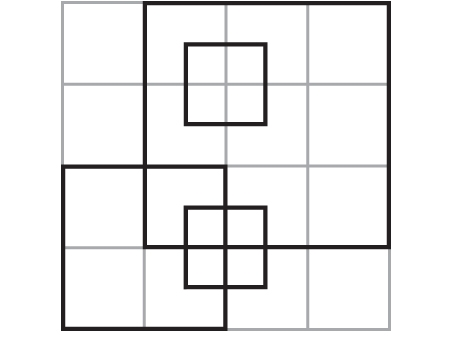
#> input picture HarrisCornersDetection/images/box.jpg, 454 x 353 px
$ jupyter execute --allow-errors HarrisCornerDetectionDemo.ipynb
#> lines starting #> are read from the running program, lines starting #| are printed output that depends on the picture
[cell 1]
import cv2
import skimage
import numpy as np
import matplotlib.pyplot as plt
import matplotlib.image as pltimg
from scipy.ndimage.filters import convolve

[cell 2]
img = cv2.imread('images//box.jpg',2)
#> img: shape (353, 454); min 30, max 255, mean 239.2
print(img.shape)
#| (353, 454)
plt.figure(figsize=(15,15))
plt.imshow(img,cmap="gray")
plt.show()

Steps:
- Load image, convert to grayscale.
- Calculate derivatives of every pixel.
- Setup the structure tensor.
- Calculate R score - harris response values.
- Find edges by finding local maximas

[cell 3]
def linearGaussianKernel(size,sigma=1.0):
    boundary_vals = int(size)//2
    x = np.arange(-boundary_vals,boundary_vals+1)
    normal = 1.0/(2.0*np.pi*sigma**2)
    kernel = np.exp(-((x**2) / (2.0*sigma**2))) * normal
    kernel = np.expand_dims(kernel,axis=0)
    return kernel

def applyBlurring(img,kernel_size=5,sigma=1.0):
    img = img.astype(np.int32)
    img_smoothed_vertical = convolve(img,np.transpose(linearGaussianKernel(kernel_size,sigma)))
    img_smoothed = convolve(img_smoothed_vertical,linearGaussianKernel(kernel_size,sigma)*10)
    img_smoothed = img_smoothed/img_smoothed.max() * 255.0
    return img_smoothed

[cell 4]
def applySobelFiltersXY(img):
    kx = np.array([[-1, 0, 1], [-2, 0, 2], [-1, 0, 1]], np.float32)
    ky = np.array([[1, 2, 1], [0, 0, 0], [-1, -2, -1]], np.float32)
    ix = convolve(img,kx)
    iy = convolve(img,ky)

    return ix,iy

[cell 5]
from skimage.feature import peak_local_max

def findCorners(img, alpha=0.05):
    ix, iy = applySobelFiltersXY(img)
    ix,iy = applyBlurring(ix), applyBlurring(iy)
    ixy = applyBlurring(ix*iy)
    print(ix.shape,iy.shape)
    det_M = ix**2*iy**2-ixy**2
    trace_M = ix**2+iy**2
    R_score = det_M - alpha*trace_M**2
    R_score[R_score<0.0] = 0
    coordinates = peak_local_max(R_score, min_distance=5)
    return coordinates
    ## dla kazdego punktu ix,iy

[cell 6]
img = cv2.imread('images//box.jpg',2)
corners = findCorners(img)
#> in applySobelFiltersXY, `ix = convolve(img,kx)`:
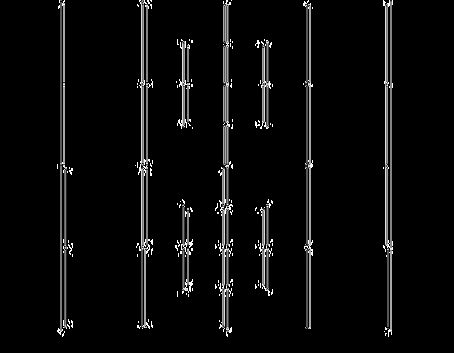
#> ix: shape (353, 454); min 0, max 255, mean 10.3
#> in applyBlurring, `img = img.astype(np.int32)`:
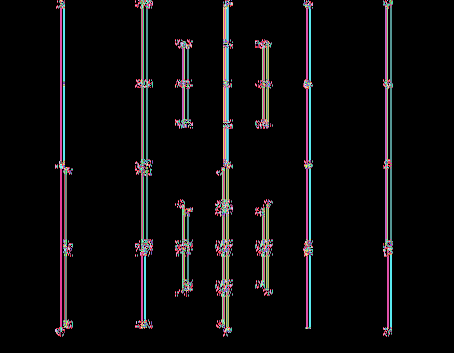
#> img: shape (353, 454) int32; 243 distinct labels, from 0 to 255; one colour per label, 0 black
#> in applyBlurring, `img_smoothed_vertical = convolve(img,np.transpose(linearGaussianKernel..`:
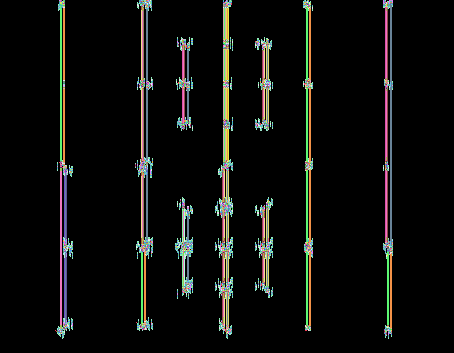
#> img_smoothed_vertical: shape (353, 454) int32; 99 distinct labels, from 0 to 100; one colour per label, 0 black
#> in applyBlurring, `img_smoothed = convolve(img_smoothed_vertical,linearGaussianKernel(ker..`:
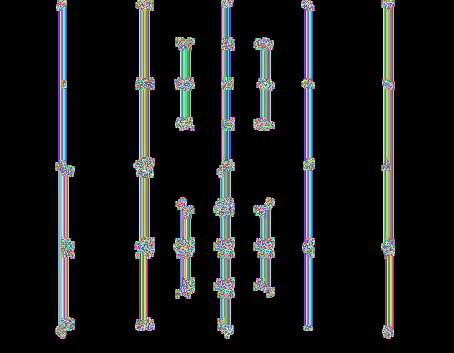
#> img_smoothed: shape (353, 454) int32; 322 distinct labels, from 0 to 359; one colour per label, 0 black
#> call 2 of applyBlurring, with kernel_size = 5, sigma = 1
#> in applyBlurring (call 2), `img = img.astype(np.int32)`:
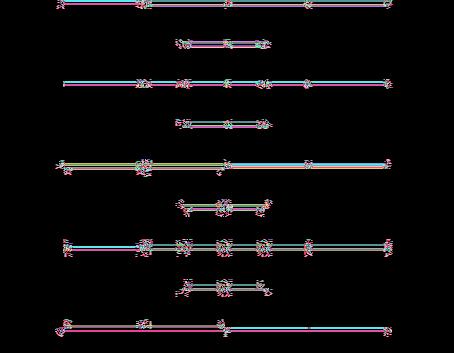
#> img: shape (353, 454) int32; 247 distinct labels, from 0 to 255; one colour per label, 0 black
#> in applyBlurring (call 2), `img_smoothed_vertical = convolve(img,np.transpose(linearGaussianKernel..`:
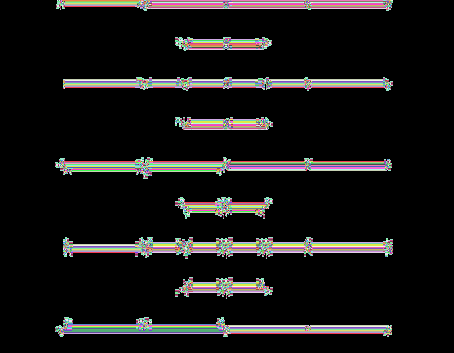
#> img_smoothed_vertical: shape (353, 454) int32; 101 distinct labels, from 0 to 100; one colour per label, 0 black
#> in applyBlurring (call 2), `img_smoothed = convolve(img_smoothed_vertical,linearGaussianKernel(ker..`:
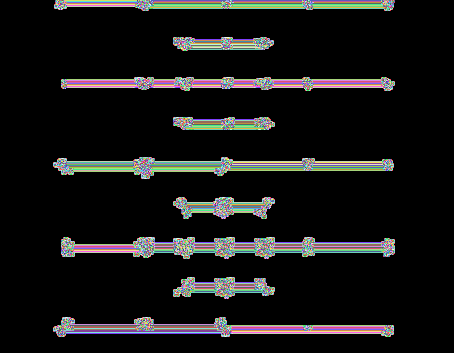
#> img_smoothed: shape (353, 454) int32; 322 distinct labels, from 0 to 353; one colour per label, 0 black
#> in applyBlurring (call 2), `img_smoothed = img_smoothed/img_smoothed.max() * 255.0`:
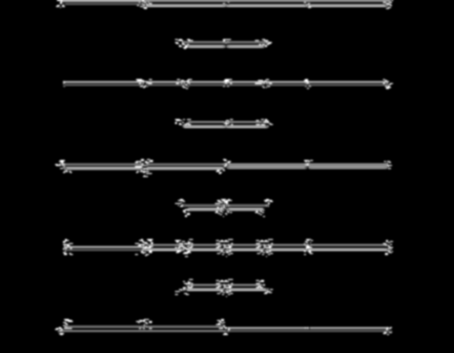
#> img_smoothed: shape (353, 454) float64; min 0, max 255, mean 11.3
#> call 3 of applyBlurring, with kernel_size = 5, sigma = 1
#> in applyBlurring (call 3), `img_smoothed_vertical = convolve(img,np.transpose(linearGaussianKernel..`:
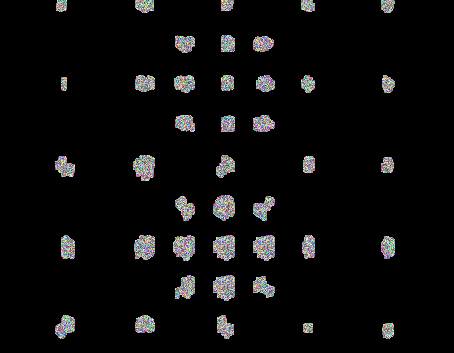
#> img_smoothed_vertical: shape (353, 454) int32; 4979 distinct labels, from 0 to 15634; one colour per label, 0 black
#| (353, 454) (353, 454)
#> in findCorners, `trace_M = ix**2+iy**2`:
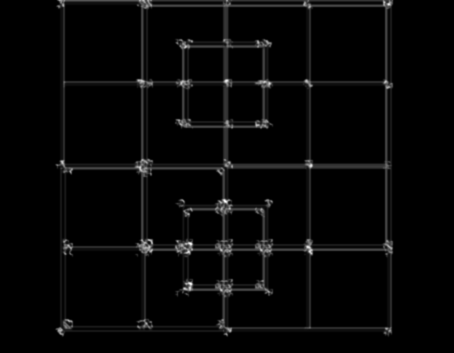
#> trace_M: shape (353, 454) float64; min 0, max 93558.3, mean 2481.3; drawn with min black and max white
#> in findCorners, `coordinates = peak_local_max(R_score, min_distance=5)`: coordinates = 58 pairs, first value 5 to 330, second value 60 to 390
#> corners has the same summary as coordinates in findCorners
plt.figure(figsize=(15,15))
plt.imshow(img,cmap="gray")
#> (the rest of this cell did not finish here and is left out)
